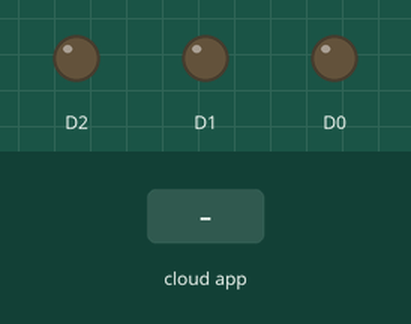
This sketch was run on a simulated ESP8266 (NodeMCU). On the bench: output pins drawn as LEDs (lit = HIGH). Inputs (shaded band) come from the test bench. WiFi joins after 1.5 s; servers stay silent unless stated; the Firebase database answers and starts empty; what the sketch prints to the serial monitor is not drawn.

Above: at 2.7 s.
2.8 s: the phone or cloud app sets LED to RED
At 3.3 s:
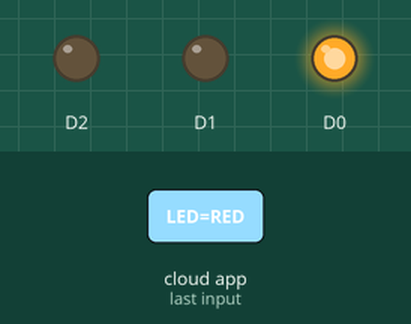
4.4 s: the phone or cloud app sets LED to YELLOW
At 5.6 s:
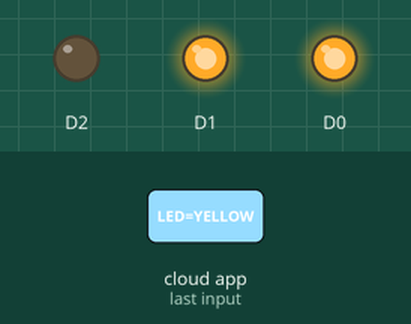
5.9 s: the phone or cloud app sets LED to GREEN
At 6.8 s:
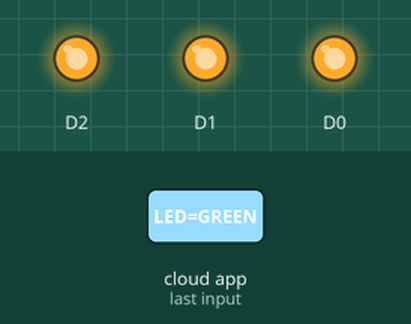
Timing chart, 0 to 8.9 s (numbered marks = the images above; inputs shaded):
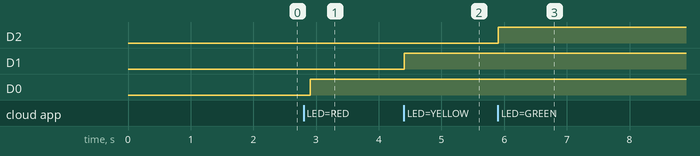

The sketch:

get_data_nodemcu.ino
```cpp
#include <ESP8266WiFi.h>
#include <FirebaseArduino.h>

// Set these to run example.
#define FIREBASE_HOST "node-mcu-623e8-default-rtdb.firebaseio.com"
#define FIREBASE_AUTH "YsfTEsq4OPEASDpmHLUrAwLXTU2mi5cyVecfCHMg"
#define WIFI_SSID "Kishan"
#define WIFI_PASSWORD "93283Kish@n"


void setup() {

 Serial.begin(9600);


WiFi.begin(WIFI_SSID, WIFI_PASSWORD);
Serial.print("connecting");
while (WiFi.status() != WL_CONNECTED) {
Serial.print(".");
delay(500);
}
Serial.println();
Serial.print("connected: ");
Serial.println(WiFi.localIP());
Firebase.begin(FIREBASE_HOST, FIREBASE_AUTH);

 pinMode(D0, OUTPUT);
 pinMode(D1, OUTPUT);
 pinMode(D2, OUTPUT);
}

String l1;
void loop() {

 l1=Firebase.getString("LED");


    if(String(l1).equals("RED"))
    {
      digitalWrite(D0,HIGH);
    }
    if(String(l1).equals("YELLOW"))
    {
      digitalWrite(D1,HIGH);
    }
    if(String(l1).equals("GREEN"))
    {
      digitalWrite(D2,HIGH);
    }
    if(String(l1).equals("RED OFF"))
    {
      digitalWrite(D0,LOW);
    }
    if(String(l1).equals("YELLOW OFF"))
    {
      digitalWrite(D1,LOW);
    }
    if(String(l1).equals("GREEN OFF"))
    {
      digitalWrite(D2,LOW);
    }
delay(100);
}
```

Measured:
- after the input at 2.8 s, D0: LOW → HIGH after 0.10 s
- after the input at 4.4 s, D1: LOW → HIGH at once
- after the input at 5.9 s, D2: LOW → HIGH at once
